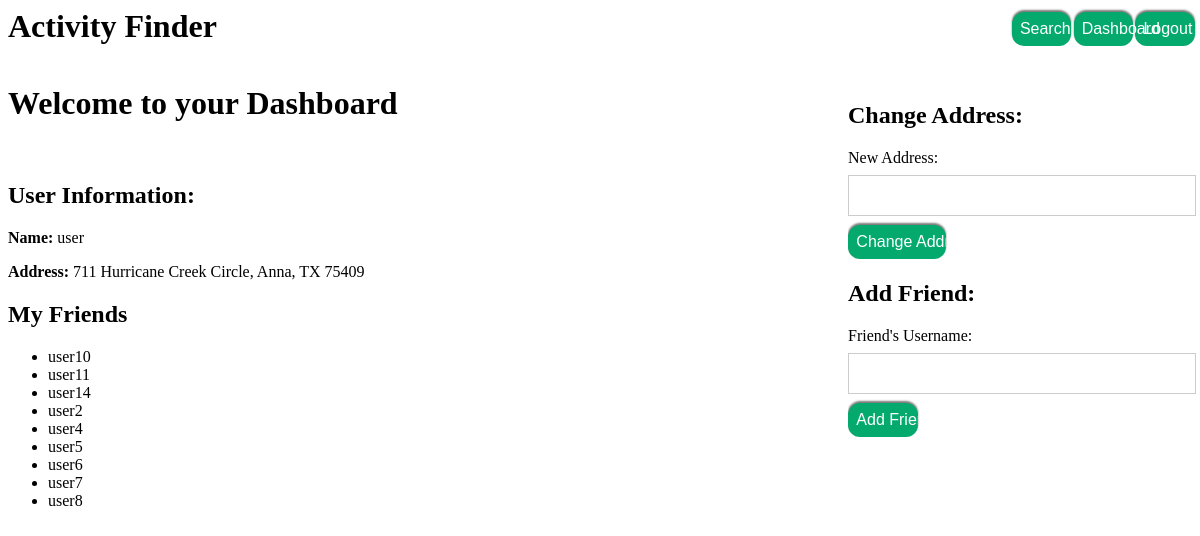
The app's page /dashboard (signed in) with its own data.
### tables this page shows
CREATE TABLE "users" (
	"id"	INTEGER NOT NULL UNIQUE,
	"username"	TEXT NOT NULL UNIQUE,
	"address"	TEXT NOT NULL,
	"latitude"	TEXT NOT NULL,
	"longitude"	TEXT NOT NULL,
	"password"	TEXT NOT NULL,
	PRIMARY KEY("id" AUTOINCREMENT)
);

### app.py (the view)
@app.route('/dashboard')
def dashboard():
    if 'user_id' not in session:
        return redirect(url_for('login'))
    dbconnect = get_db_dbconnectection()
    user = dbconnect.execute('SELECT * FROM users WHERE id = ?', (session['user_id'],)).fetchone()
    friends = get_friends_list()
    return render_template('dashboard.html', user=user, friends=friends)

### app.py (called while the page is built)
def get_db_connection():
    dbconnect = sqlite3.connect('friendfinder.db')
    dbconnect.row_factory = sqlite3.Row
    return dbconnect

def get_friends_list():
    if 'user_id' in session:
        dbconnect = get_db_connection()
        friends = dbconnect.execute('SELECT users.username, users.address, latitude, longitude FROM users INNER JOIN friends ON users.id = friends.friend_id WHERE users.username = ? OR friends.user_id = ? ORDER BY users.username ASC', (session['user_id'],session['user_id'])).fetchall()
        dbconnect.close()
    else:
        friends = ''
    return friends

def get_db_dbconnectection():
    dbconnect = sqlite3.connect('friendfinder.db')
    dbconnect.row_factory = sqlite3.Row
    return dbconnect

### templates/dashboard.html (shortened to what this page needs)
<!DOCTYPE html>
<html lang="en">
<head>
	<link rel="stylesheet" href="{{ url_for('static', filename= 'css/friendfinder.css') }}">
</head>
<body>
	<div class="containerdashboard">
		<div class="NavArea">
			<h1 style="display: inline;">Activity Finder</h1>
			{% if session.get('user_id') %}
				<form action="{{ url_for('logout') }}" method="POST" style="display: inline;">
					<button class="navbutton" type="submit">Logout</button>
				</form>
				<a href="/dashboard"><button class="navbutton">Dashboard</button></a>
				<a href="/"><button class="navbutton">Search</button></a>
			{% else %}
				<a href="/login"><button class="navbutton">Sign In</button></a>
				<a href="/register"><button class="navbutton">Register</button></a>
			{% endif %}
		</div>
		<div class="ActionArea">
			<h1>Welcome to your Dashboard</h1>
			<br>
			<h2>User Information:</h2>
			<p><strong>Name:</strong> {{ user.username }}</p>
			<p><strong>Address:</strong> {{ user.address }}</p>
			<h2>My Friends</h2>
			{% if friends %}
			<ul>
				{% for friend in friends %}
					<li>{{ friend[0] }}</li>
				{% endfor %}
			</ul>
			{% else %}
			<p>You don't have any friends yet.</p>
			{% endif %}
			<br>
		</div>
		<div class="ListArea">
			<br>
			<h2>Change Address:</h2>
			<form method="POST" action="{{ url_for('change_address') }}" autocomplete="off">
				<label>New Address:</label>
				<input type="text" name="change_address" id="change_address" autocomplete="off" required>
				<br>
				<input type="submit" value="Change Address" class="cabutton">
			</form>
			<h2>Add Friend:</h2>
			<form method="POST" action="{{ url_for('add_friend') }}" autocomplete="off">
				<label>Friend's Username:</label>
				<input type="text" name="friend_username" id="friend_username" autocomplete="off" required>
				<br>
				<input type="submit" value="Add Friend" class="afbutton">
			</form>
			<br>
		</div>
	</div>
</body>
</html>

### static/css/friendfinder.css (style rules this page uses)
.containerdashboard { display: grid; grid-template-columns: 70vw 29vw; grid-template-rows: 7vh 91vh; gap: 0px 0px; grid-auto-flow: row; grid-template-areas: "NavArea NavArea" "ActionArea ListArea"; }
.ListArea { grid-area: ListArea; background-color: #FFFFFF; overflow-y:auto; }
.NavArea { grid-area: NavArea; background-color: #FFFFFF; }
.ActionArea { grid-area: ActionArea; background-color: #FFFFFF; }
.navbutton { background-color: #04AA6D; border: none; color: white; width: 5%; padding: 1vh; float: right; text-align: center; text-decoration: none; display: inline-block; font-size: 16px; margin: .35% .1%; border-radius: 12px; box-shadow: 0px -2px 2px rgba(34,34,34,0.6); }
.afbutton { background-color: #04AA6D; border: none; color: white; width: 20%; padding: 1vh; text-align: center; text-decoration: none; display: inline-block; font-size: 16px; margin: .35% .1%; border-radius: 12px; box-shadow: 0px -2px 2px rgba(34,34,34,0.6); }
.cabutton { background-color: #04AA6D; border: none; color: white; width: 28%; padding: 1vh; text-align: center; text-decoration: none; display: inline-block; font-size: 16px; margin: .35% .1%; border-radius: 12px; box-shadow: 0px -2px 2px rgba(34,34,34,0.6); }
input[type=text], input[type=password] { width: 100%; padding: 12px 20px; margin: 8px 0; display: inline-block; border: 1px solid #ccc; box-sizing: border-box; }
button { background-color: #4CAF50; color: white; padding: 14px 20px; margin: 8px 0; border: none; cursor: pointer; width: 100%; }

### records on screen
users: username "user", address "711 Hurricane Creek Circle, Anna, TX 75409"
users: username "user10"
users: username "user11"
users: username "user14"
users: username "user2"
users: username "user4"
users: username "user5"
users: username "user6"
users: username "user7"
users: username "user8"
